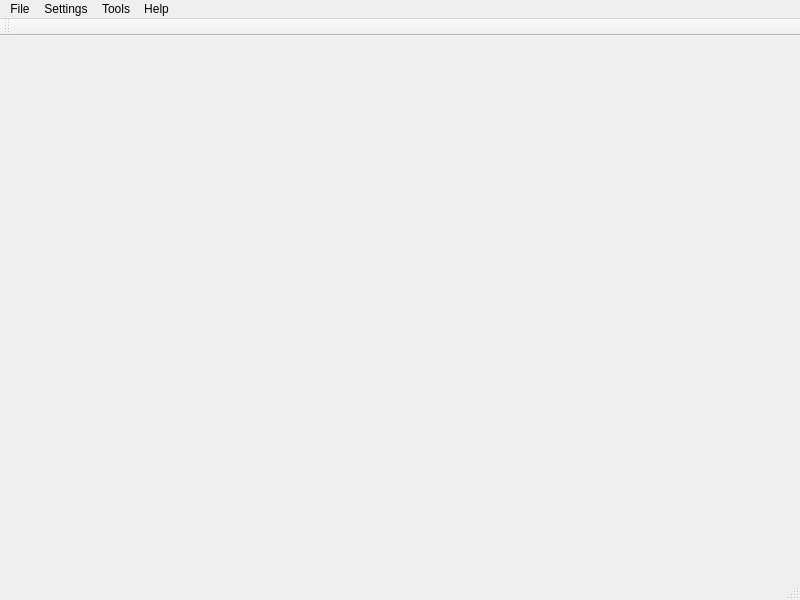
<?xml version="1.0" encoding="UTF-8"?>
<ui version="4.0">
 <class>main_form</class>
 <widget class="QMainWindow" name="main_form">
  <property name="geometry">
   <rect>
    <x>0</x>
    <y>0</y>
    <width>800</width>
    <height>600</height>
   </rect>
  </property>
  <property name="windowTitle">
   <string>IQRF IDE v3.0b</string>
  </property>
  <widget class="QWidget" name="centralWidget"/>
  <widget class="QMenuBar" name="menuBar">
   <property name="geometry">
    <rect>
     <x>0</x>
     <y>0</y>
     <width>800</width>
     <height>23</height>
    </rect>
   </property>
   <widget class="QMenu" name="menuFile">
    <property name="title">
     <string>File</string>
    </property>
    <widget class="QMenu" name="menuMacros">
     <property name="title">
      <string>Macros</string>
     </property>
     <addaction name="actionImport"/>
     <addaction name="actionExport"/>
    </widget>
    <addaction name="actionNew"/>
    <addaction name="actionOpen"/>
    <addaction name="actionOpen_template"/>
    <addaction name="separator"/>
    <addaction name="actionSave"/>
    <addaction name="actionSave_as"/>
    <addaction name="actionSave_all"/>
    <addaction name="separator"/>
    <addaction name="menuMacros"/>
    <addaction name="separator"/>
    <addaction name="actionExit"/>
   </widget>
   <widget class="QMenu" name="menuSettings">
    <property name="title">
     <string>Settings</string>
    </property>
    <addaction name="actionCheck_for_IQRF_IDE_updates"/>
    <addaction name="actionCheck_for_IQRF_news"/>
    <addaction name="actionBeep_on_upload"/>
    <addaction name="actionBeep_on_debug"/>
   </widget>
   <widget class="QMenu" name="menuTools">
    <property name="title">
     <string>Tools</string>
    </property>
    <addaction name="actionTools_settings"/>
   </widget>
   <widget class="QMenu" name="menuHelp">
    <property name="title">
     <string>Help</string>
    </property>
    <addaction name="actionHelp"/>
    <addaction name="actionIQRF_home_page"/>
    <addaction name="actionIQRF_support"/>
    <addaction name="actionIQRF_USB_device_info"/>
    <addaction name="actionAbout"/>
   </widget>
   <addaction name="menuFile"/>
   <addaction name="menuSettings"/>
   <addaction name="menuTools"/>
   <addaction name="menuHelp"/>
  </widget>
  <widget class="QToolBar" name="mainToolBar">
   <attribute name="toolBarArea">
    <enum>TopToolBarArea</enum>
   </attribute>
   <attribute name="toolBarBreak">
    <bool>false</bool>
   </attribute>
  </widget>
  <widget class="QStatusBar" name="statusBar"/>
  <action name="actionNew">
   <property name="text">
    <string>New</string>
   </property>
  </action>
  <action name="actionOpen">
   <property name="text">
    <string>Open...</string>
   </property>
  </action>
  <action name="actionOpen_template">
   <property name="text">
    <string>Open template</string>
   </property>
  </action>
  <action name="actionSave">
   <property name="text">
    <string>Save</string>
   </property>
  </action>
  <action name="actionSave_as">
   <property name="text">
    <string>Save as</string>
   </property>
  </action>
  <action name="actionSave_all">
   <property name="text">
    <string>Save all</string>
   </property>
  </action>
  <action name="actionImport">
   <property name="text">
    <string>Import</string>
   </property>
  </action>
  <action name="actionExport">
   <property name="text">
    <string>Export</string>
   </property>
  </action>
  <action name="actionExit">
   <property name="text">
    <string>Exit</string>
   </property>
  </action>
  <action name="actionCheck_for_IQRF_IDE_updates">
   <property name="checkable">
    <bool>true</bool>
   </property>
   <property name="checked">
    <bool>true</bool>
   </property>
   <property name="text">
    <string>Check for IQRF IDE updates</string>
   </property>
  </action>
  <action name="actionCheck_for_IQRF_news">
   <property name="checkable">
    <bool>true</bool>
   </property>
   <property name="checked">
    <bool>true</bool>
   </property>
   <property name="text">
    <string>Check for IQRF news</string>
   </property>
  </action>
  <action name="actionBeep_on_upload">
   <property name="checkable">
    <bool>true</bool>
   </property>
   <property name="checked">
    <bool>true</bool>
   </property>
   <property name="text">
    <string>Beep on upload</string>
   </property>
  </action>
  <action name="actionBeep_on_debug">
   <property name="checkable">
    <bool>true</bool>
   </property>
   <property name="checked">
    <bool>true</bool>
   </property>
   <property name="text">
    <string>Beep on debug</string>
   </property>
  </action>
  <action name="actionTools_settings">
   <property name="text">
    <string>Tools settings</string>
   </property>
  </action>
  <action name="actionHelp">
   <property name="text">
    <string>Help</string>
   </property>
  </action>
  <action name="actionIQRF_home_page">
   <property name="text">
    <string>IQRF home page</string>
   </property>
  </action>
  <action name="actionIQRF_support">
   <property name="text">
    <string>IQRF support</string>
   </property>
  </action>
  <action name="actionIQRF_USB_device_info">
   <property name="text">
    <string>IQRF USB device info</string>
   </property>
  </action>
  <action name="actionAbout">
   <property name="text">
    <string>About</string>
   </property>
  </action>
 </widget>
 <layoutdefault spacing="6" margin="11"/>
 <resources/>
 <connections/>
</ui>
